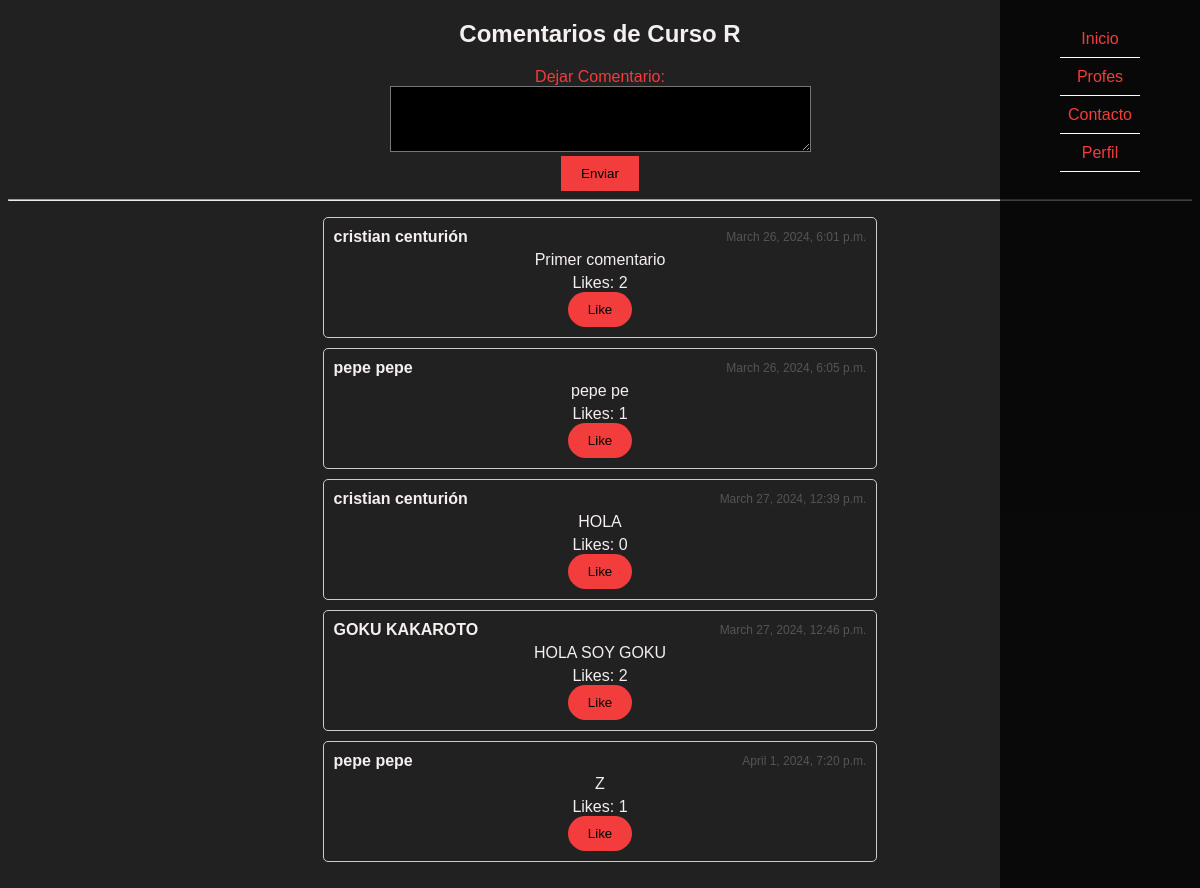
Screenshot of /comentarios_alumno/ with the database file from the repository.
### myapp/models.py (models this page shows, shortened)
class Comentario(models.Model):
    alumno = models.ForeignKey(Alumno, on_delete=models.CASCADE)
    texto = models.TextField()
    fecha_creacion = models.DateTimeField(auto_now_add=True)
    likes = models.ManyToManyField(User, related_name='comentarios_likes', blank=True)

class Alumno(models.Model):
    nombre = models.CharField(max_length=255)
    apellido = models.CharField(max_length=255)
    edad = models.PositiveIntegerField()
    nombre_usuario = models.CharField(max_length=255, unique=True)
    contraseña = models.CharField(max_length=255)
    cursos_inscritos = models.ManyToManyField(Cursos)
    email = models.EmailField()

### myapp/views.py (the view, shortened to what this page needs)
# urls.py: path('comentarios_alumno/', views.comentarios_alumno, name='comentarios_alumno'),
def comentarios_alumno(request):
    comentarios = Comentario.objects.all()
    return render(request, 'comentarios_alumno.html', {'comentarios': comentarios})

### myapp/templates/comentarios_alumno.html (shortened to what this page needs)
{% load static %}
<!DOCTYPE html>
<html lang="es">
<head>
    <link rel="stylesheet" type="text/css" href="{% static 'css/styles.css' %}">
</head>
<body>
    <div class="navbar">
        <ul>
            <li><a href="/home">Inicio</a></li>
            <li><a href="/profe">Profes</a></li>
            <li><a href="/comentarios_alumno">Contacto</a></li>
            <li><a href="/perfil">Perfil</a></li>
        </ul>
    </div>
    <h2>Comentarios de Curso R</h2>
    <form action="{% url 'comentarios_alumno' %}" method="post">
        <label for="texto">Dejar Comentario:</label><br>
        <textarea id="texto" name="texto" rows="4" cols="50" required></textarea><br>
        <input type="submit" value="Enviar">
    </form>
    <hr>
    <ul class="comments-container">
        {% for comentario in comentarios %}
            <li class="tweet-container">
                <div class="tweet-header">
                    <span class="tweet-username">{{ comentario.alumno.nombre }} {{ comentario.alumno.apellido }}</span>
                    <span class="tweet-timestamp">{{ comentario.fecha_creacion }}</span>
                </div>
                <div class="tweet-text">{{ comentario.texto }}</div>
                <div class="likes">Likes: {{ comentario.likes.count }}</div>
                <form action="{% url 'comentarios_alumno' %}" method="post">
                    <button type="submit" name="like">Like</button>
                </form>
            </li>
        {% empty %}
            <li>No hay comentarios.</li>
        {% endfor %}
    </ul>
</body>
</html>

### myapp/static/css/styles.css (style rules this page uses)
body { background-color: rgb(34, 33, 33); color: rgb(245, 239, 239); font-family: Arial, sans-serif; text-align: center; }
a { color: rgb(243, 60, 60); text-decoration: none; }
input[type="submit"], button { background-color: rgb(243, 60, 60); color: black; border: none; padding: 10px 20px; cursor: pointer; }
textarea { background-color: black; color: rgb(243, 60, 60); }
label { color: rgb(243, 60, 60); }
ul { list-style-type: none; padding: 0; }
li { padding: 10px 0; width: 50%; margin: 0 auto; }
button, .boton-filtro { border-radius: 20px; padding: 10px 20px; cursor: pointer; }
body { font-family: Arial, sans-serif; }
.navbar { position: fixed; top: 0; right: 0; width: 200px; height: 100%; background-color: #000000bb; padding: 20px; box-sizing: border-box; }
.navbar ul { list-style-type: none; padding: 0; margin: 0; }
.navbar ul li { position: relative; }
.navbar ul li::after { content: ''; position: absolute; bottom: 0; left: 0; width: 100%; height: 1px; background-color: white; }

### myapp/templates/comentarios_alumno.html (style rules this page uses)
.tweet-container { border: 1px solid #ccc; border-radius: 5px; margin-bottom: 10px; padding: 10px; width: 45%; }
.tweet-header { display: flex; align-items: center; justify-content: space-between; margin-bottom: 5px; }
.tweet-username { font-weight: bold; margin-right: 5px; }
.tweet-timestamp { color: #555; font-size: 12px; }
.tweet-text { margin-bottom: 5px; }
.comments-container { display: flex; flex-direction: column; align-items: center; }

### rows the page displays
Comentario: alumno.nombre "cristian", alumno.apellido "centurión", fecha_creacion "March 26, 2024, 6:01 p.m.", texto "Primer comentario", likes.count "2"
Comentario: alumno.nombre "pepe", alumno.apellido "pepe", fecha_creacion "March 26, 2024, 6:05 p.m.", texto "pepe pe", likes.count "1"
Comentario: alumno.nombre "cristian", alumno.apellido "centurión", fecha_creacion "March 27, 2024, 12:39 p.m.", texto "HOLA", likes.count "0"
Comentario: alumno.nombre "GOKU", alumno.apellido "KAKAROTO", fecha_creacion "March 27, 2024, 12:46 p.m.", texto "HOLA SOY GOKU", likes.count "2"
Comentario: alumno.nombre "pepe", alumno.apellido "pepe", fecha_creacion "April 1, 2024, 7:20 p.m.", texto "Z", likes.count "1"
